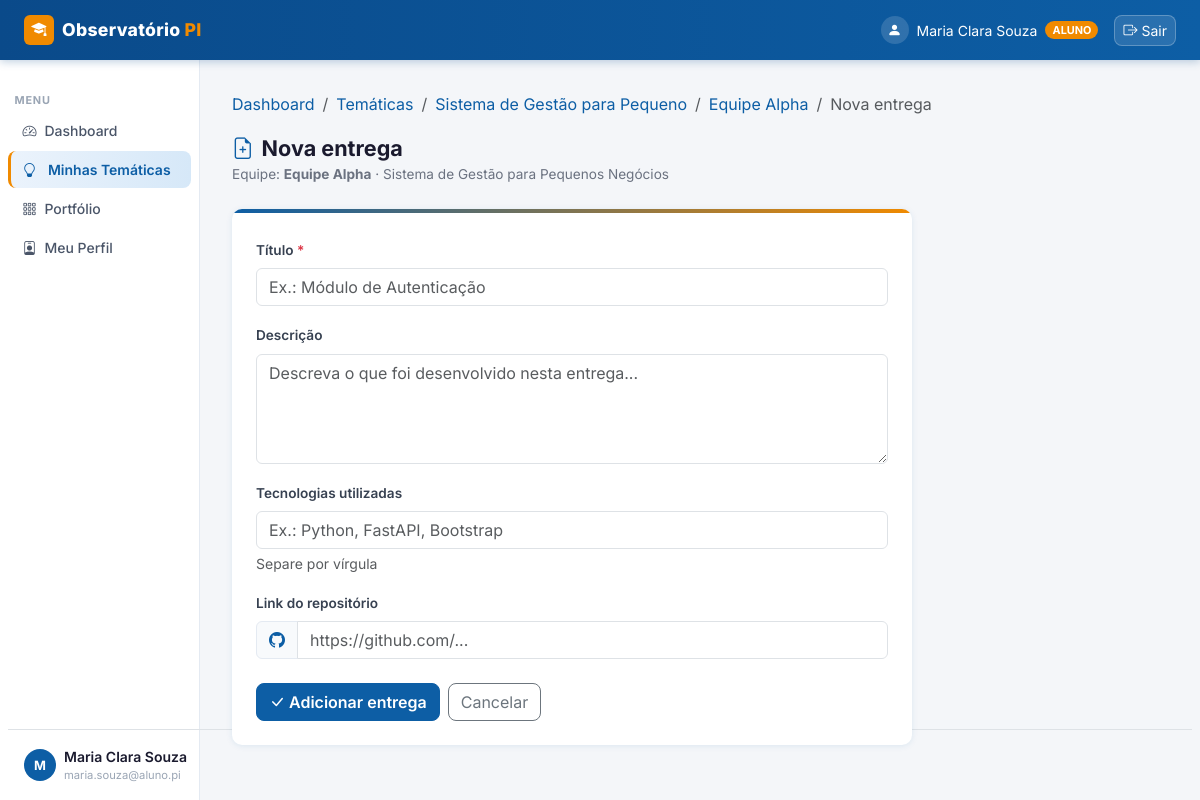
Page /equipes/1/entregas/nova (signed in) on the committed database.
### observatorio_pi/app/models/user.py (models this page shows)
class User(Base):
    __tablename__ = "users"
    id           = Column(Integer, primary_key=True, index=True)
    nome         = Column(String, nullable=False)
    email        = Column(String, unique=True, index=True, nullable=False)
    senha_hash   = Column(String, nullable=False)
    tipo         = Column(String, default="ALUNO", nullable=False)
    ativo        = Column(Boolean, default=True, nullable=False)
    bio          = Column(Text, default="")          # apresentação pessoal
    linkedin     = Column(String, default="")        # URL LinkedIn
    github       = Column(String, default="")        # URL GitHub
    portfolio_url= Column(String, default="")        # site/portfolio pessoal
    area_interesse = Column(String, default="")      # ex: "Backend, IA, Mobile"
    cidade       = Column(String, default="")        # localização
    telefone     = Column(String, default="")        # contato para empresas

### observatorio_pi/app/models/project.py (models this page shows)
class Tematica(Base):
    __tablename__ = "tematicas"
    id              = Column(Integer, primary_key=True, index=True)
    titulo          = Column(String, nullable=False)
    descricao       = Column(Text, default="")
    turma_id        = Column(Integer, ForeignKey("turmas.id"), nullable=False)
    professor_id    = Column(Integer, ForeignKey("users.id"), nullable=True)   # professor responsável
    status          = Column(String, default="ABERTA")  # ABERTA, EM_ANDAMENTO, CONCLUIDA
    criado_em       = Column(DateTime, default=lambda: datetime.now(timezone.utc))
    atualizado_em   = Column(DateTime, default=lambda: datetime.now(timezone.utc))
    turma           = relationship("Turma", back_populates="tematicas")
    professor       = relationship("User", foreign_keys=[professor_id])
    equipes         = relationship("Equipe", back_populates="tematica", cascade="all, delete-orphan")

class Equipe(Base):
    __tablename__ = "equipes"
    id              = Column(Integer, primary_key=True, index=True)
    nome            = Column(String, nullable=False)          # ex: "Equipe Alpha"
    tematica_id     = Column(Integer, ForeignKey("tematicas.id"), nullable=False)
    scrum_master_id = Column(Integer, ForeignKey("users.id"), nullable=True)  # aluno líder
    status          = Column(String, default="EM_ANDAMENTO")  # EM_ANDAMENTO, FINALIZADO
    criado_em       = Column(DateTime, default=lambda: datetime.now(timezone.utc))
    tematica        = relationship("Tematica", back_populates="equipes")
    scrum_master    = relationship("User", foreign_keys=[scrum_master_id])
    membros         = relationship("EquipeMembro", back_populates="equipe", cascade="all, delete-orphan")
    entregas        = relationship("EntregaProjeto", back_populates="equipe", cascade="all, delete-orphan")
    avaliacoes      = relationship("Avaliacao", back_populates="equipe", cascade="all, delete-orphan")

### observatorio_pi/app/main.py (the view)
@app.get("/equipes/{equipe_id}/entregas/nova", response_class=HTMLResponse)
def nova_entrega_view(equipe_id: int, request: Request, db: Session = Depends(get_db)):
    usuario = get_usuario_logado(request, db)
    if not usuario:
        return RedirectResponse(url="/", status_code=303)
    equipe = db.query(Equipe).filter(Equipe.id == equipe_id).first()
    if not equipe:
        return RedirectResponse(url="/dashboard", status_code=303)
    if usuario.tipo == "ALUNO" and not _is_membro(db, usuario.id, equipe_id):
        return RedirectResponse(url=f"/equipes/{equipe_id}?erro=Sem+permissão", status_code=303)
    return templates.TemplateResponse("entrega_form.html", {
        "request": request, "usuario": usuario, "equipe": equipe, "editando": None, "active_page": "tematicas"
    })

### observatorio_pi/app/templates/entrega_form.html (shortened to what this page needs)
{% extends "base_auth.html" %}
{% block content %}
<div class="mb-4">
    <nav aria-label="breadcrumb"><ol class="breadcrumb small"><li class="breadcrumb-item"><a href="/dashboard">Dashboard</a></li><li class="breadcrumb-item"><a href="/tematicas">Temáticas</a></li>{% if equipe.tematica %}<li class="breadcrumb-item"><a href="/tematicas/{{ equipe.tematica.id }}">{{ equipe.tematica.titulo[:30] }}</a></li>{% endif %}<li class="breadcrumb-item"><a href="/equipes/{{ equipe.id }}">{{ equipe.nome }}</a></li><li class="breadcrumb-item active">{% if editando %}Editar{% else %}Nova entrega{% endif %}</li></ol></nav>
    <div class="page-title"><i class="bi bi-file-earmark-plus me-2" style="color:var(--senac-blue);"></i>{% if editando %}Editar entrega{% else %}Nova entrega{% endif %}</div>
    <div class="page-subtitle">Equipe: <strong>{{ equipe.nome }}</strong> · {{ equipe.tematica.titulo if equipe.tematica else '' }}</div>
</div>
<div class="card p-4" style="max-width:680px;overflow:hidden;">
    <div style="height:4px;background:linear-gradient(90deg,var(--senac-blue),var(--senac-orange));border-radius:4px;margin:-1.5rem -1.5rem 1.5rem;"></div>
    <form method="post" action="{% if editando %}/entregas/{{ editando.id }}/editar{% else %}/equipes/{{ equipe.id }}/entregas/nova{% endif %}">
        <div class="mb-3">
            <label class="form-label fw-semibold" style="font-size:.85rem;color:#374151;">Título <span class="text-danger">*</span></label>
            <input type="text" name="titulo" class="form-control" placeholder="Ex.: Módulo de Autenticação" maxlength="200" value="{{ editando.titulo if editando else '' }}" required>
        </div>
        <div class="mb-3">
            <label class="form-label fw-semibold" style="font-size:.85rem;color:#374151;">Descrição</label>
            <textarea name="descricao" class="form-control" rows="4" placeholder="Descreva o que foi desenvolvido nesta entrega...">{{ editando.descricao if editando else '' }}</textarea>
        </div>
        <div class="mb-3">
            <label class="form-label fw-semibold" style="font-size:.85rem;color:#374151;">Tecnologias utilizadas</label>
            <input type="text" name="tecnologias" class="form-control" placeholder="Ex.: Python, FastAPI, Bootstrap" maxlength="300" value="{{ editando.tecnologias if editando else '' }}">
            <div class="form-text">Separe por vírgula</div>
        </div>
        <div class="mb-4">
            <label class="form-label fw-semibold" style="font-size:.85rem;color:#374151;">Link do repositório</label>
            <div class="input-group">
                <span class="input-group-text" style="background:#f8fafc;border-color:#e4eaf2;"><i class="bi bi-github" style="color:var(--senac-blue);"></i></span>
                <input type="url" name="link_repositorio" class="form-control" placeholder="https://github.com/..." value="{{ editando.link_repositorio if editando else '' }}">
            </div>
        </div>
        <div class="d-flex gap-2">
            <button type="submit" class="btn btn-primary" style="border-radius:8px;"><i class="bi bi-check-lg me-1"></i>{% if editando %}Salvar{% else %}Adicionar entrega{% endif %}</button>
            <a href="/equipes/{{ equipe.id }}" class="btn btn-outline-secondary" style="border-radius:8px;">Cancelar</a>
        </div>
    </form>
</div>
{% endblock %}

### observatorio_pi/app/templates/base_auth.html (shortened to what this page needs)
{% extends "base.html" %}
{% block body %}
<nav class="navbar navbar-senac navbar-expand-lg">
    <div class="container-fluid px-4">
        <a class="navbar-brand d-flex align-items-center gap-2" href="/dashboard">
            <div style="background:var(--senac-orange);border-radius:6px;width:30px;height:30px;display:flex;align-items:center;justify-content:center;">
                <i class="bi bi-mortarboard-fill text-white" style="font-size:.95rem;"></i>
            </div>
            <span>Observatório <span class="brand-dot">PI</span></span>
        </a>
        <div class="ms-auto d-flex align-items-center gap-3">
            <span class="text-white-50 small d-none d-sm-flex align-items-center gap-2">
                <span style="width:28px;height:28px;background:rgba(255,255,255,.15);border-radius:50%;display:flex;align-items:center;justify-content:center;">
                    <i class="bi bi-person-fill text-white"></i>
                </span>
                <span class="text-white">{{ usuario.nome }}</span>
                <span class="badge rounded-pill" style="background:var(--senac-orange);font-size:.68rem;font-weight:700;">{{ usuario.tipo }}</span>
            </span>
            <a href="/logout" class="btn btn-sm d-flex align-items-center gap-1"
               style="background:rgba(255,255,255,.12);color:#fff;border:1px solid rgba(255,255,255,.25);border-radius:8px;">
                <i class="bi bi-box-arrow-right"></i><span class="d-none d-sm-inline">Sair</span>
            </a>
        </div>
    </div>
</nav>
<div class="container-fluid g-0">
    <div class="row g-0">
        <nav class="col-md-2 d-none d-md-block sidebar">
            <div class="sidebar-section-label">Menu</div>
            <ul class="nav flex-column px-2">
                <li class="nav-item">
                    <a class="nav-link {% if active_page == 'dashboard' %}active{% endif %}" href="/dashboard">
                        <i class="bi bi-speedometer2 me-2"></i>Dashboard
                    </a>
                </li>
                <li class="nav-item">
                    <a class="nav-link {% if active_page == 'tematicas' %}active{% endif %}" href="/tematicas">
                        <i class="bi bi-lightbulb me-2"></i>
                        {% if usuario.tipo == 'ALUNO' %}Minhas Temáticas{% else %}Temáticas{% endif %}
                    </a>
                </li>
                <li class="nav-item">
                    <a class="nav-link {% if active_page == 'portfolio' %}active{% endif %}" href="/portfolio">
                        <i class="bi bi-grid-3x3-gap me-2"></i>Portfólio
                    </a>
                </li>
                {% if usuario.tipo == 'ALUNO' %}
                <li class="nav-item">
                    <a class="nav-link {% if active_page == 'perfil' %}active{% endif %}" href="/meu-perfil">
                        <i class="bi bi-person-badge me-2"></i>Meu Perfil
                    </a>
                </li>
                {% endif %}
            </ul>
            <div class="px-3 pt-3 border-top mx-2" style="position:absolute;bottom:1rem;left:0;right:0;">
                <div class="d-flex align-items-center gap-2">
                    <div class="rounded-circle d-flex align-items-center justify-content-center flex-shrink-0"
                         style="width:32px;height:32px;background:var(--senac-blue);color:#fff;font-size:.8rem;font-weight:700;">
                        {{ usuario.nome[0].upper() }}
                    </div>
                    <div style="min-width:0;">
                        <div class="small fw-semibold text-truncate" style="color:#1a1a2e;">{{ usuario.nome }}</div>
                        <div class="text-truncate" style="font-size:.7rem;color:#9aa5b4;">{{ usuario.email }}</div>
                    </div>
                </div>
            </div>
        </nav>
        <main class="col-md-10 main-content" style="min-height:calc(100vh - 60px);">
            {% block content %}{% endblock %}
        </main>
    </div>
</div>
{% endblock %}

### observatorio_pi/app/templates/base.html (style rules this page uses)
:root { --senac-blue: #0D5EA5; --senac-blue-dark: #0A4A8A; --senac-blue-deeper: #083A6E; --senac-orange: #F08A00; --senac-orange-dark: #D47A00; --senac-orange-light:#FFF3DC; --senac-bg: #F4F6F9; --senac-sidebar-bg: #FFFFFF; --senac-card-shadow: 0 1px 6px rgba(13,94,165,.10); --senac-radius: 10px; }
*, *::before, *::after { box-sizing: border-box; }
body { font-family: 'Inter', system-ui, sans-serif; background-color: var(--senac-bg); color: #1a1a2e; }
.btn-primary { background-color: var(--senac-blue); border-color: var(--senac-blue); color: #fff; font-weight: 600; }
a { color: var(--senac-blue); }
.card { border: none; border-radius: var(--senac-radius); box-shadow: var(--senac-card-shadow); }
.navbar-senac { background: linear-gradient(90deg, var(--senac-blue-dark) 0%, var(--senac-blue) 100%); box-shadow: 0 2px 8px rgba(10,74,138,.25); min-height: 60px; }
.navbar-senac .navbar-brand { font-weight: 800; font-size: 1.1rem; letter-spacing: .3px; color: #fff !important; }
.navbar-senac .navbar-brand .brand-dot { color: var(--senac-orange); }
.sidebar { min-height: calc(100vh - 60px); background: var(--senac-sidebar-bg); border-right: 1px solid #e4eaf2; padding-top: 1.25rem; }
.sidebar .nav-link { color: #4a5568; border-radius: 8px; margin-bottom: 2px; padding: .5rem .9rem; font-size: .875rem; font-weight: 500; transition: background .15s, color .15s; }
.sidebar .nav-link i { width: 20px; }
.sidebar .nav-link.active { background: linear-gradient(90deg, #EBF3FC 0%, #D6E8F8 100%); color: var(--senac-blue); font-weight: 600; border-left: 3px solid var(--senac-orange); padding-left: calc(.9rem - 3px); }
.sidebar-section-label { font-size: .68rem; font-weight: 700; text-transform: uppercase; letter-spacing: .08em; color: #9aa5b4; padding: .75rem .9rem .25rem; }
.main-content { padding: 2rem; }
.page-title { font-size: 1.35rem; font-weight: 700; color: #1a1a2e; }
.page-subtitle { font-size: .85rem; color: #6b7280; }
.breadcrumb-item a { color: var(--senac-blue); text-decoration: none; }

### rows in the picture
User: nome "Maria Clara Souza", tipo "ALUNO", nome "M", email "maria.souza@aluno.pi"
Tematica: tematica "Sistema de Gestão para Pequeno", tematica "Sistema de Gestão para Pequenos Negócios"
Equipe: nome "Equipe Alpha"
